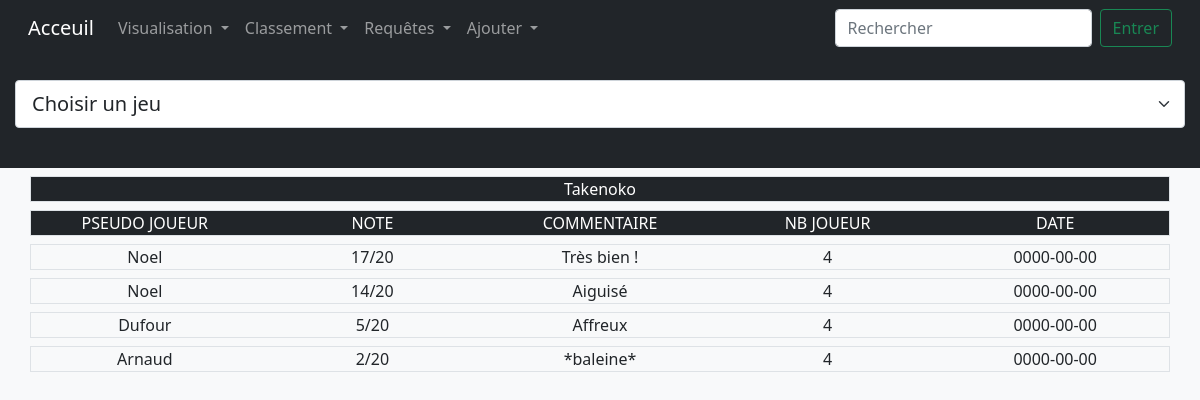
The page /Site/avis.php?Jeu=Takenoko on the database its author committed.
### tables this page shows
create table AVIS
(
    ID_AVIS                         INT(3)                  not null,
    NOTE_AVIS                       INT(3)                  not null,
    COMMENTAIRE_AVIS                BLOB(1000)                      ,
    DATE_AVIS                       DATE                            ,
    ID_CONFIG                       INT(3)                  not null,
    ID_JOUEUR                       INT(3)                  not null,
    constraint pk_avis primary key (ID_AVIS)
);

create table JOUEURS
(
    ID_JOUEUR                       INT(3)                  not null AUTO_INCREMENT,
    PSEUDO_JOUEUR                   CHAR(20)                unique not null,
    NOM_JOUEUR                      CHAR(20)                not null,
    PRENOM_JOUEUR                   CHAR(20)                not null,
    MAIL_JOUEUR                     CHAR(100)                       ,
    constraint pk_joueurs primary key (ID_JOUEUR)
);

create table CONFIGURATIONS 
(   
    ID_CONFIG                   INT(3)             not null, 
    NB_JOUEUR                   INT(3)             not null,
    ID_JEU                      INT(3)             not null,
    constraint pk_config primary key (ID_CONFIG)
);

### Site/avis.php (the view, shortened to what this page needs)
<!DOCTYPE html>
<html>
    <header>
        <?php include('header.php'); ?>
    </header>
    <body class="bg-light">
        <div class="col bg-dark pt-4 pb-4">
        <form name="form" >
            <select class="form-select form-select-lg mb-3" aria-label=".form-select-lg example" onChange="location = this.options[this.selectedIndex].value;">
                <option selected>Choisir un jeu</option>
            </select>
        </form>
        </div>
        <?php include('connect.php');
    $jeu = $_GET['Jeu'];
    $sqlQuery = 'SELECT NOTE_AVIS, NB_JOUEUR, NOM_JOUEUR, COMMENTAIRE_AVIS, DATE_AVIS FROM JOUEURS as J natural join AVIS as A natural join CONFIGURATIONS as C natural join JEUX where NOM_JEU ="' . $jeu . '"';
    $avisStatmentQuery = $db->query($sqlQuery);
    $avis = $avisStatmentQuery->fetchAll();
    ?>
        <div class="container text-center ">
            <div class="row justify-content-md-center border mt-2 bg-dark text-white"><?php echo $jeu?></div>
            <div class="row justify-content-md-center border mt-2 bg-dark text-white">
                <div class="col">PSEUDO JOUEUR</div>
                <div class="col">NOTE</div>
                <div class="col">COMMENTAIRE</div>
                <div class="col">NB JOUEUR</div>
                <div class="col">DATE</div>
        </div>
            <?php foreach($avis as $avis) {?>
                <div class="row bg-light border mt-2">
                    <div class="col"><?php echo $avis['NOM_JOUEUR']?></div>
                    <div class="col"><?php echo $avis['NOTE_AVIS'] . '/20'?></div>
                    <div class="col"><?php echo $avis['COMMENTAIRE_AVIS']?></div>
                    <div class="col"><?php echo $avis['NB_JOUEUR']?></div>
                    <div class="col"><?php echo $avis['DATE_AVIS']?></div>
            </div>
            <?php } ?>
    </div>
    </body>
</html>

### Site/header.php (shortened to what this page needs)
   <head>
	<link rel="stylesheet" href="https://cdn.jsdelivr.net/npm/bootstrap@4.3.1/dist/css/bootstrap.min.css">
       <link href="https://cdn.jsdelivr.net/npm/bootstrap@5.0.2/dist/css/bootstrap.min.css" rel="stylesheet">
</head>
   <nav class="navbar navbar-expand-lg navbar-dark bg-dark">
   <div class="container-fluid">
     <a class="navbar-brand" href="index.php">Acceuil</a>
     <div class="collapse navbar-collapse" id="navbarScroll">
       <ul class="navbar-nav me-auto mr-auto my-2 my-lg-0 navbar-nav-scroll" style="--bs-scroll-height: 100px;">
         <li class="nav-item dropdown">
           <a class="nav-link dropdown-toggle" href="#" role="button" data-bs-toggle="dropdown" aria-expanded="false">
             Visualisation
           </a>
         </li>
         <li class="nav-item dropdown">
           <a class="nav-link dropdown-toggle" href="#" role="button" data-bs-toggle="dropdown" aria-expanded="false">
             Classement
           </a>
         </li>
         <li class="nav-item dropdown">
           <a class="nav-link dropdown-toggle" href="#" role="button" data-bs-toggle="dropdown" aria-expanded="false">
             Requêtes
           </a>
         </li>
         <li class="nav-item dropdown">
           <a class="nav-link dropdown-toggle" href="#" role="button" data-bs-toggle="dropdown" aria-expanded="false">
             Ajouter
           </a>
         </li>
       </ul>
       <form class="d-flex" role="search">
         <input class="form-control me-2" type="search" placeholder="Rechercher" aria-label="Search">
         <button class="btn btn-outline-success" type="submit">Entrer</button>
       </form>
     </div>
   </div>
 </nav>

### rows shown on the page
avis: ID_JOUEUR.NOM_JOUEUR "Noel", NOTE_AVIS "17", COMMENTAIRE_AVIS "Très bien !", ID_CONFIG.NB_JOUEUR "4", DATE_AVIS "0000-00-00"
avis: ID_JOUEUR.NOM_JOUEUR "Noel", NOTE_AVIS "14", COMMENTAIRE_AVIS "Aiguisé", ID_CONFIG.NB_JOUEUR "4", DATE_AVIS "0000-00-00"
avis: ID_JOUEUR.NOM_JOUEUR "Dufour", NOTE_AVIS "5", COMMENTAIRE_AVIS "Affreux", ID_CONFIG.NB_JOUEUR "4", DATE_AVIS "0000-00-00"
avis: ID_JOUEUR.NOM_JOUEUR "Arnaud", NOTE_AVIS "2", COMMENTAIRE_AVIS "*baleine*", ID_CONFIG.NB_JOUEUR "4", DATE_AVIS "0000-00-00"

### other values the page prints
$jeu "Takenoko"
